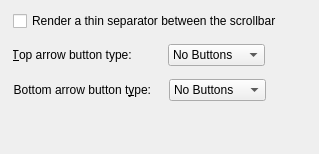
     <widget class="QWidget" name="Scrollbars">
      <attribute name="title">
       <string>Scrollbars</string>
      </attribute>
      <layout class="QGridLayout" name="gridLayout_6" rowstretch="0,0,0,0" columnstretch="0">
       <property name="leftMargin">
        <number>13</number>
       </property>
       <property name="rightMargin">
        <number>13</number>
       </property>
       <property name="bottomMargin">
        <number>13</number>
       </property>
       <property name="spacing">
        <number>13</number>
       </property>
       <item row="0" column="0">
        <widget class="QCheckBox" name="_renderThinSeperatorBetweenTheScrollBar">
         <property name="sizePolicy">
          <sizepolicy hsizetype="Minimum" vsizetype="Fixed">
           <horstretch>0</horstretch>
           <verstretch>0</verstretch>
          </sizepolicy>
         </property>
         <property name="text">
          <string>Render a thin separator between the scrollbar</string>
         </property>
        </widget>
       </item>
       <item row="2" column="0">
        <layout class="QHBoxLayout" name="horizontalLayout_12">
         <item>
          <widget class="QLabel" name="_scrollBarAddLineLabel">
           <property name="sizePolicy">
            <sizepolicy hsizetype="Fixed" vsizetype="Fixed">
             <horstretch>0</horstretch>
             <verstretch>0</verstretch>
            </sizepolicy>
           </property>
           <property name="text">
            <string>Bottom arrow button t&amp;ype:</string>
           </property>
           <property name="alignment">
            <set>Qt::AlignmentFlag::AlignRight|Qt::AlignmentFlag::AlignTrailing|Qt::AlignmentFlag::AlignVCenter</set>
           </property>
           <property name="indent">
            <number>5</number>
           </property>
           <property name="buddy">
            <cstring>_scrollBarAddLineButtons</cstring>
           </property>
          </widget>
         </item>
         <item>
          <widget class="QComboBox" name="_scrollBarAddLineButtons">
           <property name="sizePolicy">
            <sizepolicy hsizetype="Fixed" vsizetype="Fixed">
             <horstretch>0</horstretch>
             <verstretch>0</verstretch>
            </sizepolicy>
           </property>
           <item>
            <property name="text">
             <string>No Buttons</string>
            </property>
           </item>
           <item>
            <property name="text">
             <string>One Button</string>
            </property>
           </item>
           <item>
            <property name="text">
             <string>Two Buttons</string>
            </property>
           </item>
          </widget>
         </item>
         <item>
          <spacer name="horizontalSpacer_3">
           <property name="orientation">
            <enum>Qt::Orientation::Horizontal</enum>
           </property>
           <property name="sizeHint" stdset="0">
            <size>
             <width>40</width>
             <height>20</height>
            </size>
           </property>
          </spacer>
         </item>
        </layout>
       </item>
       <item row="1" column="0">
        <layout class="QHBoxLayout" name="horizontalLayout_4">
         <item>
          <widget class="QLabel" name="_scrollBarSubLineLabel">
           <property name="sizePolicy">
            <sizepolicy hsizetype="Fixed" vsizetype="Fixed">
             <horstretch>0</horstretch>
             <verstretch>0</verstretch>
            </sizepolicy>
           </property>
           <property name="text">
            <string>&amp;Top arrow button type:       </string>
           </property>
           <property name="alignment">
            <set>Qt::AlignmentFlag::AlignRight|Qt::AlignmentFlag::AlignTrailing|Qt::AlignmentFlag::AlignVCenter</set>
           </property>
           <property name="buddy">
            <cstring>_scrollBarSubLineButtons</cstring>
           </property>
          </widget>
         </item>
         <item>
          <widget class="QComboBox" name="_scrollBarSubLineButtons">
           <property name="sizePolicy">
            <sizepolicy hsizetype="Fixed" vsizetype="Fixed">
             <horstretch>0</horstretch>
             <verstretch>0</verstretch>
            </sizepolicy>
           </property>
           <item>
            <property name="text">
             <string>No Buttons</string>
            </property>
           </item>
           <item>
            <property name="text">
             <string>One Button</string>
            </property>
           </item>
           <item>
            <property name="text">
             <string>Two Buttons</string>
            </property>
           </item>
          </widget>
         </item>
         <item>
          <spacer name="horizontalSpacer_2">
           <property name="orientation">
            <enum>Qt::Orientation::Horizontal</enum>
           </property>
           <property name="sizeHint" stdset="0">
            <size>
             <width>40</width>
             <height>20</height>
            </size>
           </property>
          </spacer>
         </item>
        </layout>
       </item>
       <item row="3" column="0">
        <spacer name="verticalSpacer_4">
         <property name="orientation">
          <enum>Qt::Orientation::Vertical</enum>
         </property>
         <property name="sizeHint" stdset="0">
          <size>
           <width>20</width>
           <height>40</height>
          </size>
         </property>
        </spacer>
       </item>
      </layout>
     </widget>
